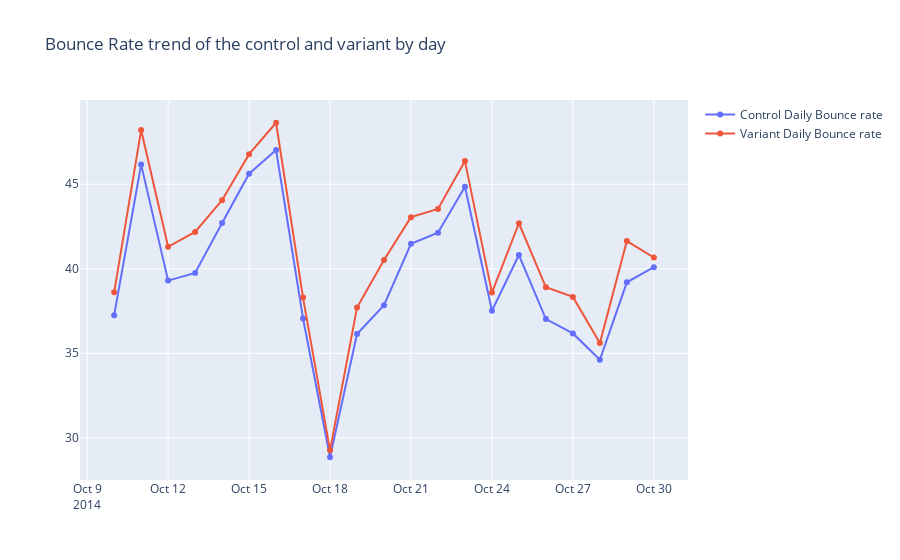

Write notebook code for a chart like this one.
### Code cell
# Create traces
fig = go.Figure()
fig.add_trace(go.Scatter(x=df_daily_br['Date'], y=df_daily_br['Control_Bounce_Rate'],
                    mode='lines+markers',
                    name='Control Daily Bounce rate'))
fig.add_trace(go.Scatter(x=df_daily_br['Date'], y=df_daily_br['Variant_Bounce_Rate'],
                    mode='lines+markers',
                    name='Variant Daily Bounce rate'))


fig.update_layout(
        title = 'Bounce Rate trend of the control and variant by day'
)
fig

### Figure 1 — Plotly figure (JSON) as saved in the notebook; plotly's stock layout.template omitted (floating-point values rounded to 4 significant figures)
{"data": [{"mode": "lines+markers", "name": "Control Daily Bounce rate", "type": "scatter", "x": ["2014-10-10", "2014-10-11", "2014-10-12", "2014-10-13", "2014-10-14", "2014-10-15", "2014-10-16", "2014-10-17", "2014-10-18", "2014-10-19", "2014-10-20", "2014-10-21", "2014-10-22", "2014-10-23", "2014-10-24", "2014-10-25", "2014-10-26", "2014-10-27", "2014-10-28", "2014-10-29", "2014-10-30"], "y": [37.25, 46.16, 39.3, 39.76, 42.71, 45.62, 47.03, 37.06, 28.85, 36.14, 37.85, 41.48, 42.13, 44.85, 37.52, 40.81, 37.03, 36.17, 34.62, 39.2, 40.1]}, {"mode": "lines+markers", "name": "Variant Daily Bounce rate", "type": "scatter", "x": ["2014-10-10", "2014-10-11", "2014-10-12", "2014-10-13", "2014-10-14", "2014-10-15", "2014-10-16", "2014-10-17", "2014-10-18", "2014-10-19", "2014-10-20", "2014-10-21", "2014-10-22", "2014-10-23", "2014-10-24", "2014-10-25", "2014-10-26", "2014-10-27", "2014-10-28", "2014-10-29", "2014-10-30"], "y": [38.61, 48.2, 41.3, 42.18, 44.05, 46.78, 48.64, 38.3, 29.26, 37.71, 40.52, 43.05, 43.54, 46.37, 38.59, 42.69, 38.9, 38.34, 35.6, 41.64, 40.67]}], "layout": {"title": {"text": "Bounce Rate trend of the control and variant by day"}}}
